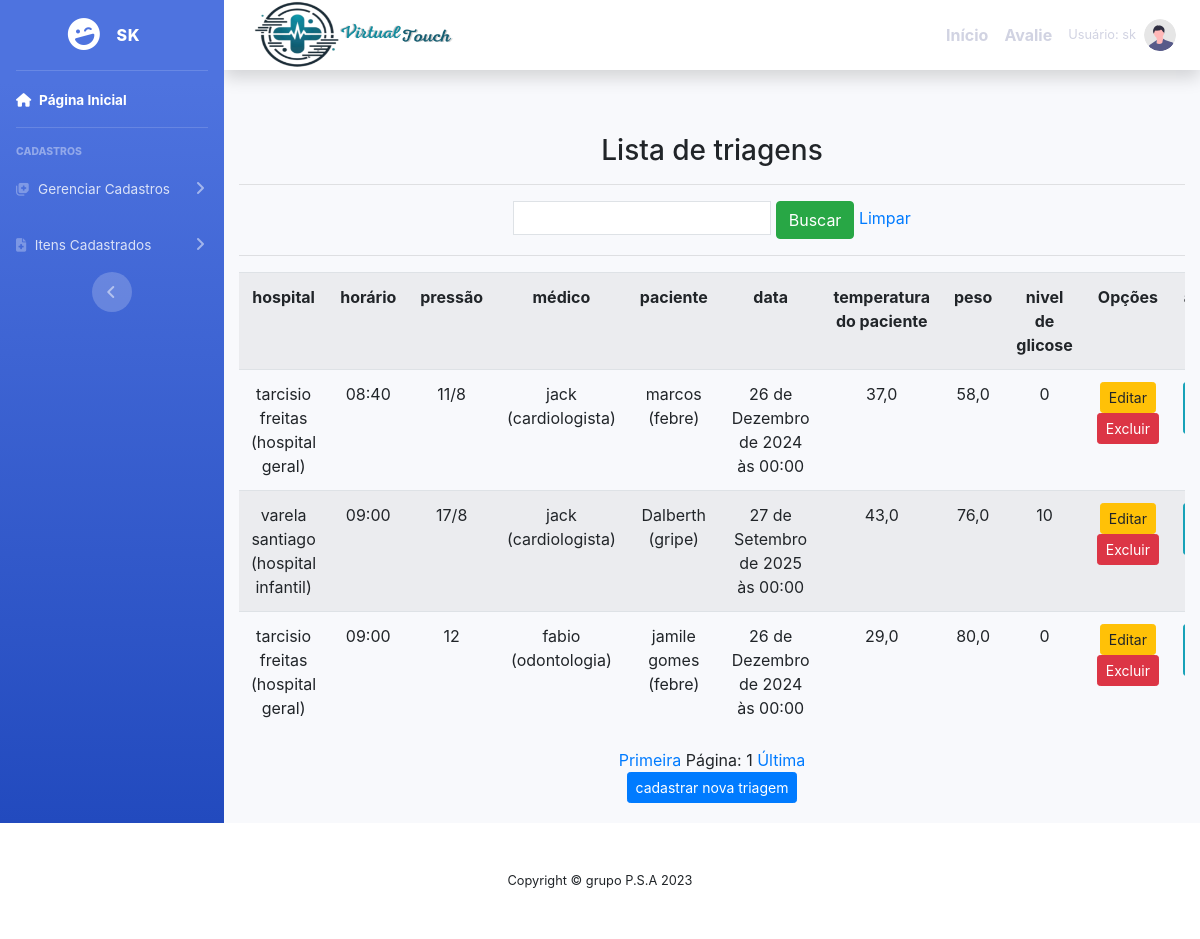
Screenshot of /listar/triagem/ (signed in) with the database file from the repository.
### cadastros/models.py (models this page shows, shortened)
class Triagem(models.Model):
    usuario = models.ForeignKey(User, on_delete=models.PROTECT)
    paciente = models.ForeignKey(Paciente, on_delete=models.PROTECT)
    data = models.DateTimeField(verbose_name='data')  # Change to DateTimeField for datetime input
    medico = models.ForeignKey(Medico, on_delete=models.PROTECT)
    hospital = models.ForeignKey(Hospital, on_delete=models.PROTECT)
    horario = models.TimeField(verbose_name="horario", default='09:00:00')  # Set default time
    pressao = models.CharField(verbose_name='pressao', max_length=20)
    temperatura = models.FloatField(verbose_name='temperatura')
    peso = models.FloatField(verbose_name='peso_corporal')
    glicose = models.CharField(verbose_name='glicose', max_length=6, null=True, blank=True)

class Hospital(models.Model):
    usuario = models.ForeignKey(User, on_delete=models.PROTECT)
    nome = models.CharField(max_length=50)
    descricao = models.CharField(max_length=150,
        verbose_name="descricao")
    def __str__(self):
        return "{} ({})".format(self.nome, self.descricao)

class Medico(models.Model):
    usuario  = models.ForeignKey(User, on_delete=models.PROTECT)
    numero = models.IntegerField(verbose_name="Número de telefone")
    nome = models.CharField(max_length=50, verbose_name=" nome")
    cpf = models.CharField(max_length = 11 ,verbose_name=" cpf ")
    especificacao = models.CharField(max_length=150)
    hospital = models.ForeignKey(Hospital, on_delete=models.PROTECT)
    def __str__(self):
        return "{} ({})".format( self.nome, self. especificacao)

class Paciente(models.Model):
    usuario  = models.ForeignKey(User, on_delete=models.PROTECT)
    nome = models.CharField(max_length=50)
    telefone = models.CharField (verbose_name='telefone', max_length=11)
    numero_sus = models.CharField (verbose_name='numero_sus', max_length=15)
    cpf = models.CharField(verbose_name='cpf', max_length=11, null=True, blank=True)
    hospital = models.ForeignKey(Hospital, on_delete=models.PROTECT)
    descricao = models.CharField(max_length=150, verbose_name="descricao")
    sintomas = models.CharField(max_length=150, verbose_name="sintomas")
    doença_cronica = models.CharField(max_length=150, verbose_name="doença_cronica", null =True ,blank = True)
    idade = models.IntegerField (verbose_name='idade')
    usuario = models.ForeignKey(User, related_name='pacientes', on_delete=models.CASCADE)
    usuario_cadastrador = models.ForeignKey(User, related_name='pacientes_cadastrados', on_delete=models.CASCADE)
    def __str__(self):
        return "{} ({})".format(self.nome , self.sintomas)

### cadastros/views.py (the view)
# urls.py: path('listar/triagem/',TriagemList.as_view(),
class TriagemList(GroupRequiredMixin, ListView):
    group_required = u'Medico'
    login_url = reverse_lazy('login')
    model = Triagem
    template_name = 'listas/triagem.html'
    paginate_by = 5
    def get_queryset(self):
        nome = self.request.GET.get('nome')
        if nome:
            triagem = Triagem.objects.filter(paciente__nome__icontains=nome)
        else:
            triagem = Triagem.objects.all()
        return triagem

### paginas/templates/listas/triagem.html (shortened to what this page needs)
{% extends 'modelo.html' %}
{% load static %}
{% block conteudo %}
    <div class="container">
        <h3>Lista de triagens  </h3>
        <hr>
        <div class="table-responsive">
            <form action="?" method="GET">
                <input type="text" name="nome" class="p-1 border" value="{{ request.GET.nome }}">
                <button type="submit" class="btn btn-success">Buscar</button>
                <a href="{% url 'Listar-triagem' %}">Limpar</a>
            </form>
            <hr>
            <table class="table table-striped">
                <tr>
                    <th>hospital</th>
                    <th>horário</th>
                    <th>pressão</th>
                    <th>médico</th>
                    <th>paciente</th>
                    <th>data</th>
                    <th>temperatura do paciente</th>
                    <th>peso</th>
                    <th>nivel de glicose</th>
                    <th>Opções</th>
                    <th>atendimento </th>
                </tr>
                {% for triagem in object_list %}
                <tr>
                    <td>{{ triagem.hospital }}</td>
                    <td>{{ triagem.horario }}</td>
                    <td>{{ triagem.pressao }}</td>
                    <td>{{ triagem.medico }}</td>
                    <td>{{ triagem.paciente }}</td>
                    <td>{{ triagem.data }}</td>
                    <td>{{ triagem.temperatura }}</td>
                    <td>{{ triagem.peso }}</td>
                    <td>{{ triagem.glicose }}</td>
                    <td>
                        <a href="{%  url 'editar-triagem' triagem.pk %}" class="btn btn-warning btn-sm" title="Editar">Editar</a>
                        <a href="{% url 'excluir-triagem' triagem.pk %}" class="btn btn-danger btn-sm" title="Excluir">Excluir</a>
                    </td>
                    <td>
                        <a href="{% url 'cadastrar-atendimento' triagem.paciente.pk %}" class="btn btn-info btn-sm" title="Ver Prontuário"> realizar atendimento</a>
                    </td>
                </tr>
                {% empty %}
                <tr>
                    <td colspan="3">Nenhuma  triagem registrada.</td>
                </tr>
                {% endfor %}
            </table>
            <div class="text-center">
                <a href="?page=1">Primeira</a>
                <span>Página: {{ page_obj.number }}</span>
                <a href="?page={{ page_obj.paginator.num_pages }}">Última</a>
            </div>
            <a  href="{% url 'cadastrar-triagem' %}"><button class="btn btn-primary btn-sm" >cadastrar nova triagem</button></a>
        </div>
    </div>
    <link rel="stylesheet" href="{% static 'js/meu.js' %}">
{% endblock %}

### paginas/templates/includes/sidebar.html (shortened to what this page needs)
<link href="https://stackpath.bootstrapcdn.com/bootstrap/4.5.2/css/bootstrap.min.css" rel="stylesheet">
<ul class="navbar-nav bg-gradient-primary sidebar sidebar-dark accordion" id="accordionSidebar">
    <a class="sidebar-brand d-flex align-items-center justify-content-center" href="?">
        <div class="sidebar-brand-icon rotate-n-15">
            <i class="fas fa-laugh-wink"></i>
        </div>
        <div class="sidebar-brand-text mx-3">{{ user.get_username }}</div>
    </a>
    <hr class="sidebar-divider my-0">
    <li class="nav-item active">
        <a class="nav-link" href="{% url 'inicio' %}">
            <i class="fas fa-home"></i>
            <span>Página Inicial</span>
        </a>
    </li>
    <hr class="sidebar-divider">
    <div class="sidebar-heading">Cadastros</div>
    <li class="nav-item">
        <a class="nav-link collapsed" href="#" data-toggle="collapse" data-target="#collapseTwo"
           aria-expanded="true" aria-controls="collapseTwo">
            <i class="fas fa-notes-medical"></i>
            <span>Gerenciar Cadastros</span>
        </a>
    </li>
    <li class="nav-item">
        <a class="nav-link collapsed" href="#" data-toggle="collapse" data-target="#collapseUtilities"
           aria-expanded="true" aria-controls="collapseUtilities">
            <i class="fas fa-file-medical"></i>
            <span>Itens Cadastrados</span>
        </a>
    </li>
    <div class="text-center d-none d-md-inline">
        <button class="rounded-circle border-0" id="sidebarToggle"></button>
    </div>
</ul>

### paginas/templates/includes/navbar.html (shortened to what this page needs)
{% load static %}
<nav class="navbar navbar-expand navbar-light bg-white topbar mb-4 static-top shadow">
    <a class="navbar-brand" href="{% url 'inicio' %}">
        <img src="{% static 'fotos/LOGO.png' %}" alt="Logo" width="300" height="150" class="mr-2">
    </a>
    <ul class="navbar-nav ml-auto">
        {% if user.is_authenticated %}
            <li class="nav-item active">
                <a class="nav-link" href="{% url 'inicio' %}"> <strong> Início </strong> <span class="sr-only">(current)</span></a>
            </li>
            <li class="nav-item active">
                <a class="nav-link" href="{% url 'cadastra-comentario' %}"> <strong> Avalie </strong> </a>
            </li>
            <li class="nav-item dropdown no-arrow">
                <a class="nav-link dropdown-toggle" href="#" id="userDropdown" role="button"
                    data-toggle="dropdown" aria-haspopup="true" aria-expanded="false">
                    <span class="mr-2 d-none d-lg-inline text-gray-600 small">Usuário: {{ user.get_username }}</span>
                    <img class="img-profile rounded-circle"
                        src="{% static 'fotos/undraw_profile.svg' %}">
                </a>
            </li>
        {% endif %}
    </ul>
</nav>

### static/css/meu.css (style rules this page uses)
body { font-family: 'Times New Roman', Times, serif; background: linear-gradient(to bottom, #ffffff, #a0c6e5); margin: 0; padding: 0; }
.container { margin-top: 20px; padding: 20px; text-align: center; }

### rows the page displays
Triagem: hospital "tarcisio freitas (hospital geral)", horario "08:40", pressao "11/8", medico "jack (cardiologista)", paciente "marcos (febre)", data "26 de Dezembro de 2024 às 00:00", temperatura "37,0", peso "58,0", glicose "0"
Triagem: hospital "varela santiago (hospital infantil)", horario "09:00", pressao "17/8", medico "jack (cardiologista)", paciente "Dalberth (gripe)", data "27 de Setembro de 2025 às 00:00", temperatura "43,0", peso "76,0", glicose "10"
Triagem: hospital "tarcisio freitas (hospital geral)", horario "09:00", pressao "12", medico "fabio (odontologia)", paciente "jamile gomes (febre)", data "26 de Dezembro de 2024 às 00:00", temperatura "29,0", peso "80,0", glicose "0"

### other values shown
{{ user.get_username }} "SK"
{{ user.get_username }} "sk"
{{ page_obj.number }} "1"
